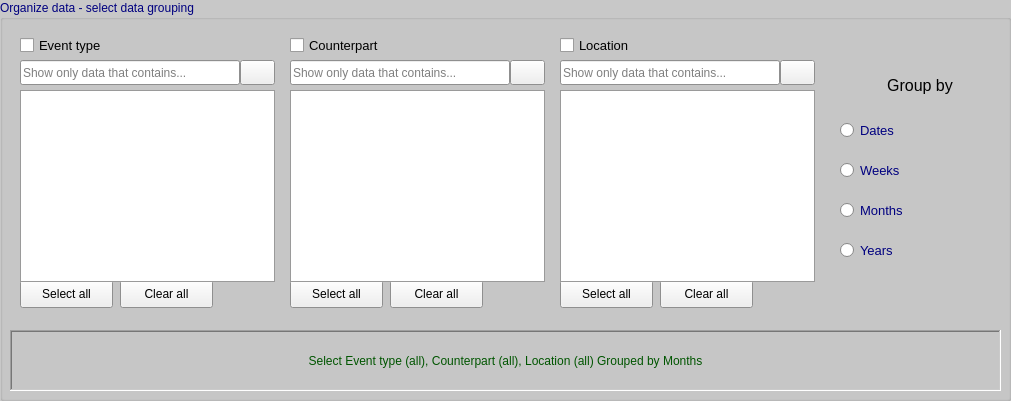
   <widget class="QGroupBox" name="grp_organization">
    <property name="geometry">
     <rect>
      <x>180</x>
      <y>10</y>
      <width>1011</width>
      <height>401</height>
     </rect>
    </property>
    <property name="palette">
     <palette>
      <active>
       <colorrole role="WindowText">
        <brush brushstyle="SolidPattern">
         <color alpha="255">
          <red>0</red>
          <green>0</green>
          <blue>127</blue>
         </color>
        </brush>
       </colorrole>
       <colorrole role="Base">
        <brush brushstyle="SolidPattern">
         <color alpha="255">
          <red>255</red>
          <green>255</green>
          <blue>255</blue>
         </color>
        </brush>
       </colorrole>
       <colorrole role="Window">
        <brush brushstyle="SolidPattern">
         <color alpha="255">
          <red>200</red>
          <green>200</green>
          <blue>200</blue>
         </color>
        </brush>
       </colorrole>
      </active>
      <inactive>
       <colorrole role="WindowText">
        <brush brushstyle="SolidPattern">
         <color alpha="255">
          <red>0</red>
          <green>0</green>
          <blue>127</blue>
         </color>
        </brush>
       </colorrole>
       <colorrole role="Base">
        <brush brushstyle="SolidPattern">
         <color alpha="255">
          <red>255</red>
          <green>255</green>
          <blue>255</blue>
         </color>
        </brush>
       </colorrole>
       <colorrole role="Window">
        <brush brushstyle="SolidPattern">
         <color alpha="255">
          <red>200</red>
          <green>200</green>
          <blue>200</blue>
         </color>
        </brush>
       </colorrole>
      </inactive>
      <disabled>
       <colorrole role="WindowText">
        <brush brushstyle="SolidPattern">
         <color alpha="255">
          <red>120</red>
          <green>120</green>
          <blue>120</blue>
         </color>
        </brush>
       </colorrole>
       <colorrole role="Base">
        <brush brushstyle="SolidPattern">
         <color alpha="255">
          <red>200</red>
          <green>200</green>
          <blue>200</blue>
         </color>
        </brush>
       </colorrole>
       <colorrole role="Window">
        <brush brushstyle="SolidPattern">
         <color alpha="255">
          <red>200</red>
          <green>200</green>
          <blue>200</blue>
         </color>
        </brush>
       </colorrole>
      </disabled>
     </palette>
    </property>
    <property name="autoFillBackground">
     <bool>true</bool>
    </property>
    <property name="title">
     <string>Organize data - select data grouping</string>
    </property>
    <widget class="QCheckBox" name="chk_event_type">
     <property name="geometry">
      <rect>
       <x>20</x>
       <y>30</y>
       <width>251</width>
       <height>31</height>
      </rect>
     </property>
     <property name="palette">
      <palette>
       <active>
        <colorrole role="WindowText">
         <brush brushstyle="SolidPattern">
          <color alpha="255">
           <red>0</red>
           <green>0</green>
           <blue>0</blue>
          </color>
         </brush>
        </colorrole>
       </active>
       <inactive>
        <colorrole role="WindowText">
         <brush brushstyle="SolidPattern">
          <color alpha="255">
           <red>0</red>
           <green>0</green>
           <blue>0</blue>
          </color>
         </brush>
        </colorrole>
       </inactive>
       <disabled>
        <colorrole role="WindowText">
         <brush brushstyle="SolidPattern">
          <color alpha="255">
           <red>120</red>
           <green>120</green>
           <blue>120</blue>
          </color>
         </brush>
        </colorrole>
       </disabled>
      </palette>
     </property>
     <property name="font">
      <font>
       <pointsize>10</pointsize>
      </font>
     </property>
     <property name="text">
      <string>Event type</string>
     </property>
     <property name="icon">
      <iconset>
       <normaloff>data/assets/main_add_event_type.png</normaloff>data/assets/main_add_event_type.png</iconset>
     </property>
    </widget>
    <widget class="QPushButton" name="btn_event_type_select_all">
     <property name="geometry">
      <rect>
       <x>20</x>
       <y>280</y>
       <width>93</width>
       <height>28</height>
      </rect>
     </property>
     <property name="text">
      <string>Select all</string>
     </property>
     <property name="icon">
      <iconset>
       <normaloff>data/assets/select_all.png</normaloff>data/assets/select_all.png</iconset>
     </property>
     <property name="autoDefault">
      <bool>false</bool>
     </property>
    </widget>
    <widget class="QPushButton" name="btn_event_type_clear_all">
     <property name="geometry">
      <rect>
       <x>120</x>
       <y>280</y>
       <width>93</width>
       <height>28</height>
      </rect>
     </property>
     <property name="text">
      <string>Clear all</string>
     </property>
     <property name="icon">
      <iconset>
       <normaloff>data/assets/clear_all.png</normaloff>data/assets/clear_all.png</iconset>
     </property>
     <property name="iconSize">
      <size>
       <width>16</width>
       <height>16</height>
      </size>
     </property>
     <property name="autoDefault">
      <bool>false</bool>
     </property>
    </widget>
    <widget class="QPushButton" name="btn_location_clear_all">
     <property name="geometry">
      <rect>
       <x>660</x>
       <y>280</y>
       <width>93</width>
       <height>28</height>
      </rect>
     </property>
     <property name="text">
      <string>Clear all</string>
     </property>
     <property name="icon">
      <iconset>
       <normaloff>data/assets/clear_all.png</normaloff>data/assets/clear_all.png</iconset>
     </property>
     <property name="iconSize">
      <size>
       <width>16</width>
       <height>16</height>
      </size>
     </property>
     <property name="autoDefault">
      <bool>false</bool>
     </property>
    </widget>
    <widget class="QPushButton" name="btn_location_select_all">
     <property name="geometry">
      <rect>
       <x>560</x>
       <y>280</y>
       <width>93</width>
       <height>28</height>
      </rect>
     </property>
     <property name="text">
      <string>Select all</string>
     </property>
     <property name="icon">
      <iconset>
       <normaloff>data/assets/select_all.png</normaloff>data/assets/select_all.png</iconset>
     </property>
     <property name="autoDefault">
      <bool>false</bool>
     </property>
    </widget>
    <widget class="QCheckBox" name="chk_location">
     <property name="geometry">
      <rect>
       <x>560</x>
       <y>30</y>
       <width>251</width>
       <height>31</height>
      </rect>
     </property>
     <property name="palette">
      <palette>
       <active>
        <colorrole role="WindowText">
         <brush brushstyle="SolidPattern">
          <color alpha="255">
           <red>0</red>
           <green>0</green>
           <blue>0</blue>
          </color>
         </brush>
        </colorrole>
       </active>
       <inactive>
        <colorrole role="WindowText">
         <brush brushstyle="SolidPattern">
          <color alpha="255">
           <red>0</red>
           <green>0</green>
           <blue>0</blue>
          </color>
         </brush>
        </colorrole>
       </inactive>
       <disabled>
        <colorrole role="WindowText">
         <brush brushstyle="SolidPattern">
          <color alpha="255">
           <red>120</red>
           <green>120</green>
           <blue>120</blue>
          </color>
         </brush>
        </colorrole>
       </disabled>
      </palette>
     </property>
     <property name="font">
      <font>
       <pointsize>10</pointsize>
      </font>
     </property>
     <property name="text">
      <string>Location</string>
     </property>
     <property name="icon">
      <iconset>
       <normaloff>data/assets/main_location.png</normaloff>data/assets/main_location.png</iconset>
     </property>
    </widget>
    <widget class="QLineEdit" name="txt_event_type_filter">
     <property name="geometry">
      <rect>
       <x>20</x>
       <y>60</y>
       <width>220</width>
       <height>25</height>
      </rect>
     </property>
     <property name="placeholderText">
      <string>Show only data that contains...</string>
     </property>
    </widget>
    <widget class="QPushButton" name="btn_event_type_filter_apply">
     <property name="geometry">
      <rect>
       <x>240</x>
       <y>60</y>
       <width>35</width>
       <height>25</height>
      </rect>
     </property>
     <property name="text">
      <string/>
     </property>
     <property name="icon">
      <iconset>
       <normaloff>data/assets/apply.png</normaloff>data/assets/apply.png</iconset>
     </property>
     <property name="iconSize">
      <size>
       <width>22</width>
       <height>22</height>
      </size>
     </property>
     <property name="autoDefault">
      <bool>false</bool>
     </property>
    </widget>
    <widget class="QPushButton" name="btn_location_filter_apply">
     <property name="geometry">
      <rect>
       <x>780</x>
       <y>60</y>
       <width>35</width>
       <height>25</height>
      </rect>
     </property>
     <property name="text">
      <string/>
     </property>
     <property name="icon">
      <iconset>
       <normaloff>data/assets/apply.png</normaloff>data/assets/apply.png</iconset>
     </property>
     <property name="iconSize">
      <size>
       <width>22</width>
       <height>22</height>
      </size>
     </property>
     <property name="autoDefault">
      <bool>false</bool>
     </property>
    </widget>
    <widget class="QLineEdit" name="txt_location_filter">
     <property name="geometry">
      <rect>
       <x>560</x>
       <y>60</y>
       <width>220</width>
       <height>25</height>
      </rect>
     </property>
     <property name="placeholderText">
      <string>Show only data that contains...</string>
     </property>
    </widget>
    <widget class="QPushButton" name="btn_partner_select_all">
     <property name="geometry">
      <rect>
       <x>290</x>
       <y>280</y>
       <width>93</width>
       <height>28</height>
      </rect>
     </property>
     <property name="text">
      <string>Select all</string>
     </property>
     <property name="icon">
      <iconset>
       <normaloff>data/assets/select_all.png</normaloff>data/assets/select_all.png</iconset>
     </property>
     <property name="autoDefault">
      <bool>false</bool>
     </property>
    </widget>
    <widget class="QPushButton" name="btn_partner_clear_all">
     <property name="geometry">
      <rect>
       <x>390</x>
       <y>280</y>
       <width>93</width>
       <height>28</height>
      </rect>
     </property>
     <property name="text">
      <string>Clear all</string>
     </property>
     <property name="icon">
      <iconset>
       <normaloff>data/assets/clear_all.png</normaloff>data/assets/clear_all.png</iconset>
     </property>
     <property name="iconSize">
      <size>
       <width>16</width>
       <height>16</height>
      </size>
     </property>
     <property name="autoDefault">
      <bool>false</bool>
     </property>
    </widget>
    <widget class="QPushButton" name="btn_partner_filter_apply">
     <property name="geometry">
      <rect>
       <x>510</x>
       <y>60</y>
       <width>35</width>
       <height>25</height>
      </rect>
     </property>
     <property name="text">
      <string/>
     </property>
     <property name="icon">
      <iconset>
       <normaloff>data/assets/apply.png</normaloff>data/assets/apply.png</iconset>
     </property>
     <property name="iconSize">
      <size>
       <width>22</width>
       <height>22</height>
      </size>
     </property>
     <property name="autoDefault">
      <bool>false</bool>
     </property>
    </widget>
    <widget class="QLineEdit" name="txt_partner_filter">
     <property name="geometry">
      <rect>
       <x>290</x>
       <y>60</y>
       <width>220</width>
       <height>25</height>
      </rect>
     </property>
     <property name="placeholderText">
      <string>Show only data that contains...</string>
     </property>
    </widget>
    <widget class="QCheckBox" name="chk_partner">
     <property name="geometry">
      <rect>
       <x>290</x>
       <y>30</y>
       <width>251</width>
       <height>31</height>
      </rect>
     </property>
     <property name="palette">
      <palette>
       <active>
        <colorrole role="WindowText">
         <brush brushstyle="SolidPattern">
          <color alpha="255">
           <red>0</red>
           <green>0</green>
           <blue>0</blue>
          </color>
         </brush>
        </colorrole>
       </active>
       <inactive>
        <colorrole role="WindowText">
         <brush brushstyle="SolidPattern">
          <color alpha="255">
           <red>0</red>
           <green>0</green>
           <blue>0</blue>
          </color>
         </brush>
        </colorrole>
       </inactive>
       <disabled>
        <colorrole role="WindowText">
         <brush brushstyle="SolidPattern">
          <color alpha="255">
           <red>120</red>
           <green>120</green>
           <blue>120</blue>
          </color>
         </brush>
        </colorrole>
       </disabled>
      </palette>
     </property>
     <property name="font">
      <font>
       <pointsize>10</pointsize>
      </font>
     </property>
     <property name="text">
      <string>Counterpart</string>
     </property>
     <property name="icon">
      <iconset>
       <normaloff>data/assets/partner.png</normaloff>data/assets/partner.png</iconset>
     </property>
    </widget>
    <widget class="QLabel" name="lbl_group_by">
     <property name="geometry">
      <rect>
       <x>840</x>
       <y>70</y>
       <width>160</width>
       <height>31</height>
      </rect>
     </property>
     <property name="palette">
      <palette>
       <active>
        <colorrole role="WindowText">
         <brush brushstyle="SolidPattern">
          <color alpha="255">
           <red>0</red>
           <green>0</green>
           <blue>0</blue>
          </color>
         </brush>
        </colorrole>
       </active>
       <inactive>
        <colorrole role="WindowText">
         <brush brushstyle="SolidPattern">
          <color alpha="255">
           <red>0</red>
           <green>0</green>
           <blue>0</blue>
          </color>
         </brush>
        </colorrole>
       </inactive>
       <disabled>
        <colorrole role="WindowText">
         <brush brushstyle="SolidPattern">
          <color alpha="255">
           <red>120</red>
           <green>120</green>
           <blue>120</blue>
          </color>
         </brush>
        </colorrole>
       </disabled>
      </palette>
     </property>
     <property name="font">
      <font>
       <pointsize>12</pointsize>
      </font>
     </property>
     <property name="text">
      <string>Group by</string>
     </property>
     <property name="alignment">
      <set>Qt::AlignCenter</set>
     </property>
    </widget>
    <widget class="QRadioButton" name="rdb_dates">
     <property name="geometry">
      <rect>
       <x>840</x>
       <y>120</y>
       <width>160</width>
       <height>20</height>
      </rect>
     </property>
     <property name="font">
      <font>
       <pointsize>10</pointsize>
      </font>
     </property>
     <property name="text">
      <string>Dates</string>
     </property>
    </widget>
    <widget class="QRadioButton" name="rdb_weeks">
     <property name="geometry">
      <rect>
       <x>840</x>
       <y>160</y>
       <width>160</width>
       <height>20</height>
      </rect>
     </property>
     <property name="font">
      <font>
       <pointsize>10</pointsize>
      </font>
     </property>
     <property name="text">
      <string>Weeks</string>
     </property>
    </widget>
    <widget class="QRadioButton" name="rdb_months">
     <property name="geometry">
      <rect>
       <x>840</x>
       <y>200</y>
       <width>160</width>
       <height>20</height>
      </rect>
     </property>
     <property name="font">
      <font>
       <pointsize>10</pointsize>
      </font>
     </property>
     <property name="text">
      <string>Months</string>
     </property>
    </widget>
    <widget class="QRadioButton" name="rdb_years">
     <property name="geometry">
      <rect>
       <x>840</x>
       <y>240</y>
       <width>160</width>
       <height>20</height>
      </rect>
     </property>
     <property name="font">
      <font>
       <pointsize>10</pointsize>
      </font>
     </property>
     <property name="text">
      <string>Years</string>
     </property>
    </widget>
    <widget class="QLabel" name="lbl_info">
     <property name="geometry">
      <rect>
       <x>10</x>
       <y>330</y>
       <width>991</width>
       <height>61</height>
      </rect>
     </property>
     <property name="palette">
      <palette>
       <active>
        <colorrole role="WindowText">
         <brush brushstyle="SolidPattern">
          <color alpha="255">
           <red>0</red>
           <green>85</green>
           <blue>0</blue>
          </color>
         </brush>
        </colorrole>
       </active>
       <inactive>
        <colorrole role="WindowText">
         <brush brushstyle="SolidPattern">
          <color alpha="255">
           <red>0</red>
           <green>85</green>
           <blue>0</blue>
          </color>
         </brush>
        </colorrole>
       </inactive>
       <disabled>
        <colorrole role="WindowText">
         <brush brushstyle="SolidPattern">
          <color alpha="255">
           <red>120</red>
           <green>120</green>
           <blue>120</blue>
          </color>
         </brush>
        </colorrole>
       </disabled>
      </palette>
     </property>
     <property name="frameShape">
      <enum>QFrame::WinPanel</enum>
     </property>
     <property name="frameShadow">
      <enum>QFrame::Sunken</enum>
     </property>
     <property name="text">
      <string>Select Event type (all), Counterpart (all), Location (all) Grouped by Months</string>
     </property>
     <property name="alignment">
      <set>Qt::AlignCenter</set>
     </property>
     <property name="wordWrap">
      <bool>true</bool>
     </property>
    </widget>
    <widget class="QListWidget" name="lst_event_type">
     <property name="geometry">
      <rect>
       <x>20</x>
       <y>90</y>
       <width>255</width>
       <height>192</height>
      </rect>
     </property>
     <property name="editTriggers">
      <set>QAbstractItemView::NoEditTriggers</set>
     </property>
     <property name="wordWrap">
      <bool>true</bool>
     </property>
     <property name="sortingEnabled">
      <bool>true</bool>
     </property>
    </widget>
    <widget class="QListWidget" name="lst_partner">
     <property name="geometry">
      <rect>
       <x>290</x>
       <y>90</y>
       <width>255</width>
       <height>192</height>
      </rect>
     </property>
     <property name="editTriggers">
      <set>QAbstractItemView::NoEditTriggers</set>
     </property>
     <property name="wordWrap">
      <bool>true</bool>
     </property>
     <property name="sortingEnabled">
      <bool>true</bool>
     </property>
    </widget>
    <widget class="QListWidget" name="lst_location">
     <property name="geometry">
      <rect>
       <x>560</x>
       <y>90</y>
       <width>255</width>
       <height>192</height>
      </rect>
     </property>
     <property name="editTriggers">
      <set>QAbstractItemView::NoEditTriggers</set>
     </property>
     <property name="wordWrap">
      <bool>true</bool>
     </property>
     <property name="sortingEnabled">
      <bool>true</bool>
     </property>
    </widget>
   </widget>
